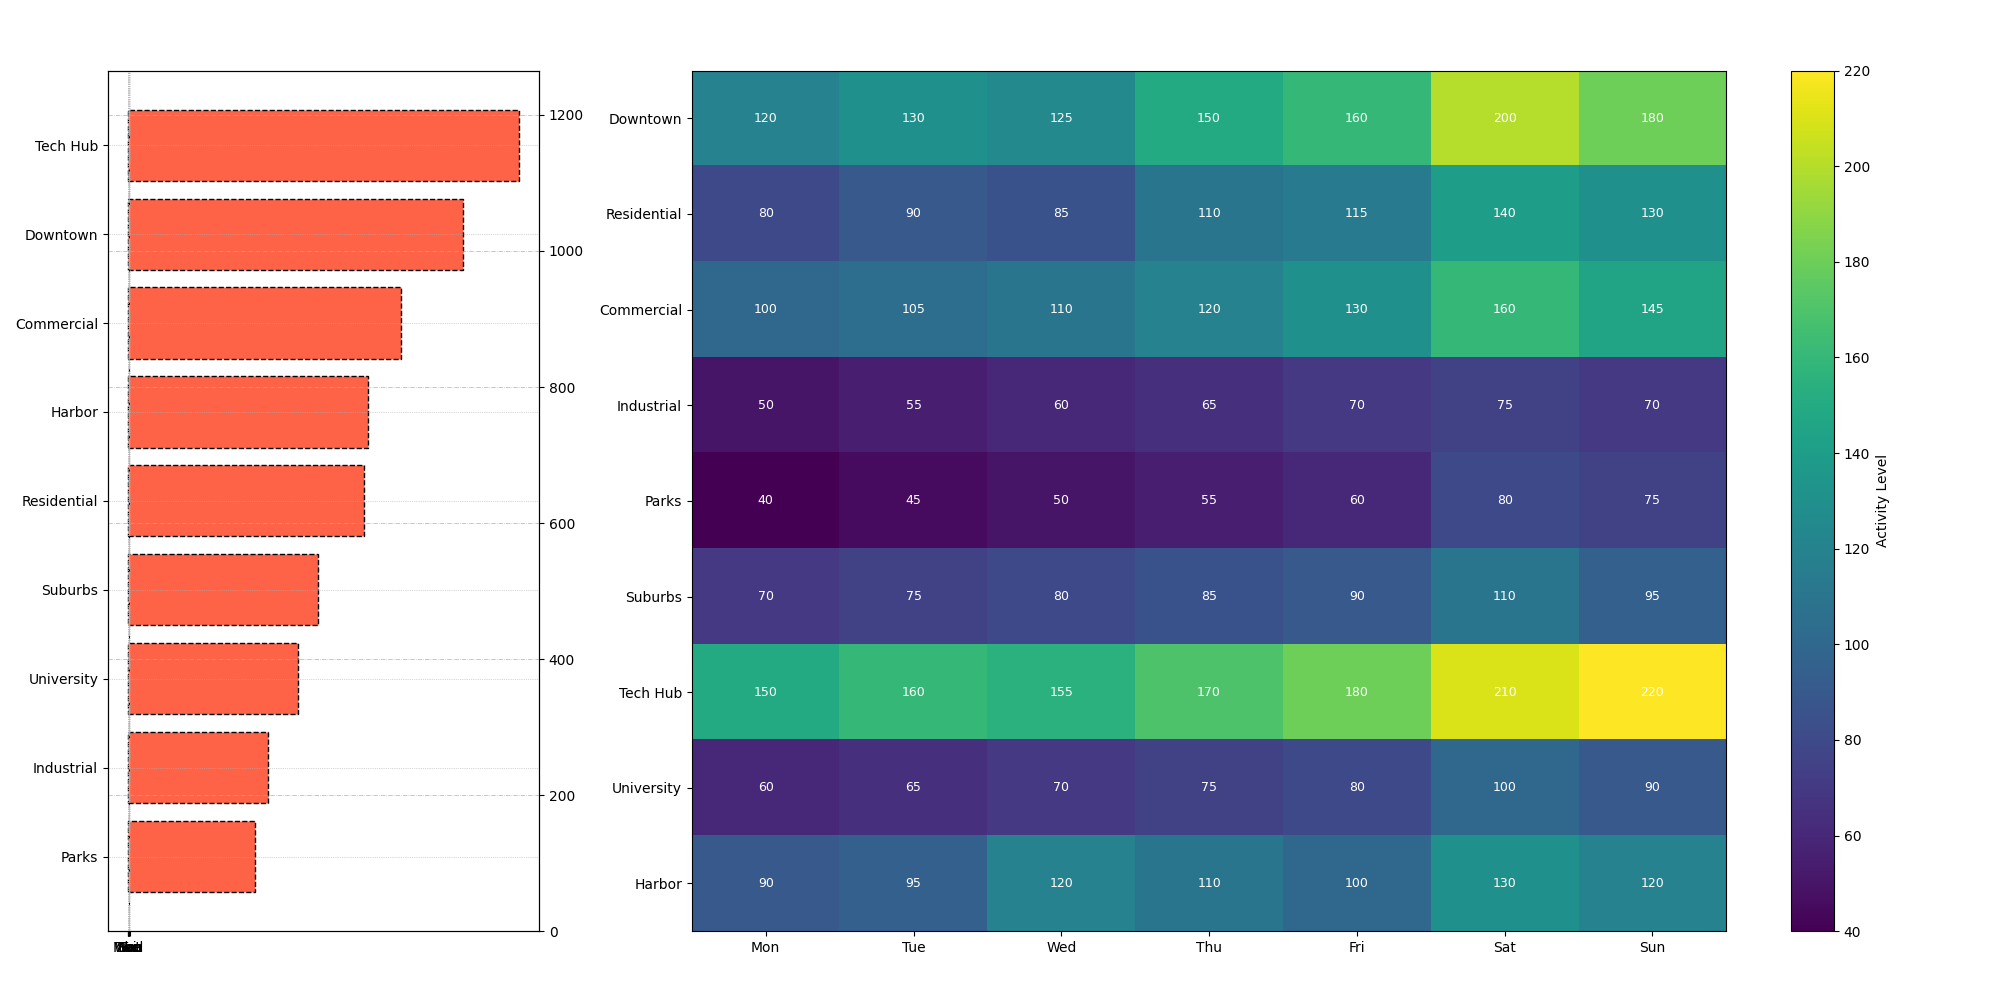

Recreate this plot in Python.
import matplotlib.pyplot as plt
import numpy as np

city_zones = ["Downtown", "Residential", "Commercial", "Industrial", "Parks", "Suburbs", "Tech Hub", "University", "Harbor"]
days = ["Mon", "Tue", "Wed", "Thu", "Fri", "Sat", "Sun"]

activity_data = np.array([
    [120, 130, 125, 150, 160, 200, 180], 
    [80, 90, 85, 110, 115, 140, 130],     
    [100, 105, 110, 120, 130, 160, 145],  
    [50, 55, 60, 65, 70, 75, 70],         
    [40, 45, 50, 55, 60, 80, 75],         
    [70, 75, 80, 85, 90, 110, 95],        
    [150, 160, 155, 170, 180, 210, 220],  
    [60, 65, 70, 75, 80, 100, 90],        
    [90, 95, 120, 110, 100, 130, 120]    
])

# Initialize the figure and create subplots
fig, (ax2, ax1) = plt.subplots(1, 2, figsize=(20, 10), gridspec_kw={'width_ratios': [1, 3]})

# Calculate total activities
total_activity_by_zone = activity_data.sum(axis=1)
total_activity_by_day = activity_data.sum(axis=0)

# Sort data in descending order
sorted_indices_zone = np.argsort(total_activity_by_zone)
sorted_total_activity_by_zone = total_activity_by_zone[sorted_indices_zone]

sorted_indices_day = np.argsort(total_activity_by_day)
sorted_total_activity_by_day = total_activity_by_day[sorted_indices_day]

# Subplot for sorted total activity by zone
ax2.barh(np.arange(len(city_zones)), sorted_total_activity_by_zone, color='tomato', linestyle='--', edgecolor='black')
ax2.set_yticks(np.arange(len(city_zones)))
ax2.set_yticklabels(np.array(city_zones)[sorted_indices_zone])
ax2.grid(True, linestyle=':', linewidth=0.5)

# Additional subplot for sorted total activity by day
ax2_2 = ax2.twinx()
ax2_2.bar(np.arange(len(days)), sorted_total_activity_by_day, alpha=0.7, color='cyan', width=0.3, align='center', hatch='/')
ax2_2.set_xticks(np.arange(len(days)))
ax2_2.set_xticklabels(np.array(days)[sorted_indices_day])
ax2_2.grid(linestyle='-.', linewidth=0.5)

# Plot the heatmap on the second subplot (ax1)
heatmap = ax1.imshow(activity_data, cmap='viridis', aspect='auto')

# Add labels and title for the heatmap
ax1.set_xticks(np.arange(len(days)))
ax1.set_yticks(np.arange(len(city_zones)))
ax1.set_xticklabels(days)
ax1.set_yticklabels(city_zones)
ax1.grid(False)  # Removed grid for clarity on the heatmap

# Annotate cells with the data values
for i in range(len(city_zones)):
    for j in range(len(days)):
        ax1.text(j, i, f'{activity_data[i, j]}', va='center', ha='center', color='white', fontsize=9)

# Add color bar to the heatmap
cbar = fig.colorbar(heatmap, ax=ax1, orientation='vertical')
cbar.set_label('Activity Level')

plt.tight_layout(rect=[0, 0.03, 1, 0.95])
plt.show()
